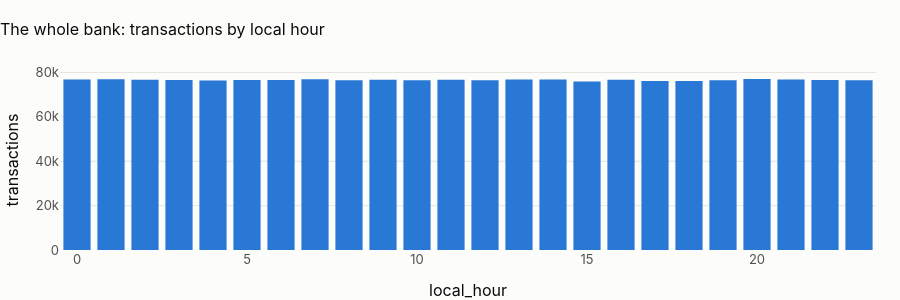

Here is the notebook cell this chart was saved with:
### Markdown cell above
## 2 · Time of day, in local time

### Code cell
hours = pl.q(
    "select local_hour_customer as local_hour, count(*) as transactions from main.tx_local group by 1 order by 1"
)
fig = px.bar(
    hours, x="local_hour", y="transactions", title=f"{CTRY.title}: transactions by local hour"
)
fig.update_layout(height=300)
fig.show()
cv = hours.transactions.std() / hours.transactions.mean()
display(
    Markdown(
        f"**Hour-of-day coefficient of variation: {cv:.3f}.** "
        + (
            "Local time shifts the uniform UTC profile by the offset and leaves it uniform: there is no daily cycle to "
            "model, in any time zone. Time-of-day features stay in the design and carry no signal here."
            if cv < 0.05
            else "There is a daily cycle in local time: time-of-day features can carry signal."
        )
    )
)

### Figure 1 — Plotly figure (JSON) as saved in the notebook; plotly's stock layout.template omitted (floating-point values rounded to 4 significant figures)
{"data": [{"hovertemplate": "local_hour=%{x}<br>transactions=%{y}<extra></extra>", "legendgroup": "", "marker": {"color": "#2a78d6", "pattern": {"shape": ""}}, "name": "", "orientation": "v", "showlegend": false, "textposition": "auto", "type": "bar", "x": [0, 1, 2, 3, 4, 5, 6, 7, 8, 9, 10, 11, 12, 13, 14, 15, 16, 17, 18, 19, 20, 21, 22, 23], "xaxis": "x", "y": [76853, 76948, 76786, 76669, 76375, 76586, 76638, 76939, 76478, 76718, 76494, 76699, 76558, 76843, 76840, 75967, 76769, 76137, 76173, 76535, 77086, 76881, 76681, 76576], "yaxis": "y"}], "layout": {"barmode": "relative", "height": 300, "legend": {"tracegroupgap": 0}, "title": {"text": "The whole bank: transactions by local hour"}, "xaxis": {"anchor": "y", "domain": [0.0, 1.0], "title": {"text": "local_hour"}}, "yaxis": {"anchor": "x", "domain": [0.0, 1.0], "title": {"text": "transactions"}}}}
